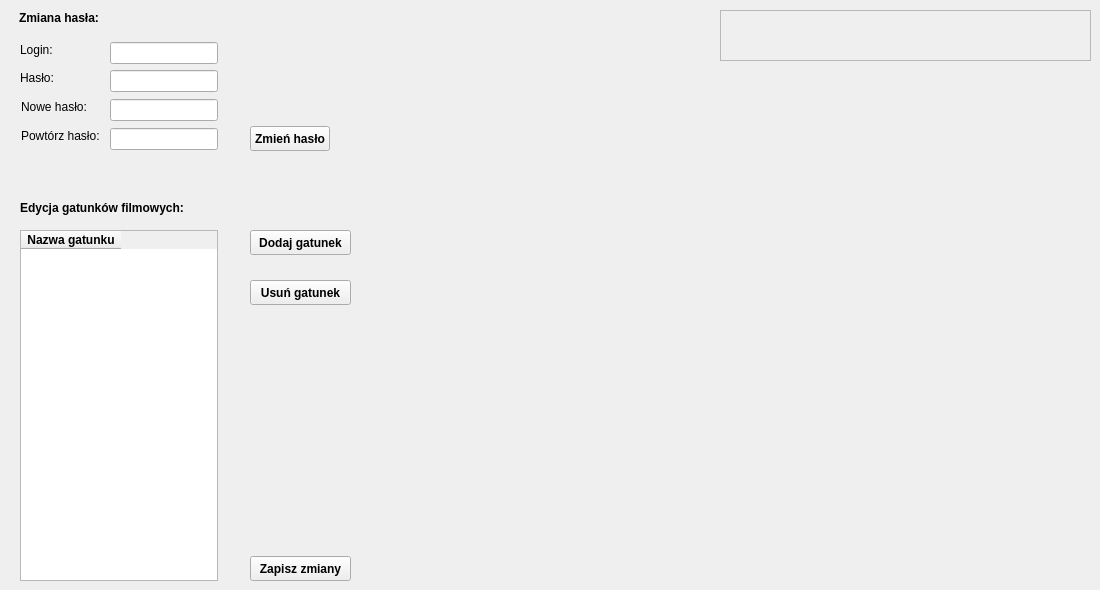
   <widget class="QWidget" name="tabUstawienia">
    <attribute name="title">
     <string>Ustawienia</string>
    </attribute>
    <widget class="QLabel" name="label_59">
     <property name="geometry">
      <rect>
       <x>20</x>
       <y>42</y>
       <width>41</width>
       <height>16</height>
      </rect>
     </property>
     <property name="text">
      <string>Login:</string>
     </property>
     <property name="buddy">
      <cstring>lineEditLogin</cstring>
     </property>
    </widget>
    <widget class="QLineEdit" name="lineEditZmianaHaslaLogin">
     <property name="geometry">
      <rect>
       <x>110</x>
       <y>42</y>
       <width>108</width>
       <height>22</height>
      </rect>
     </property>
     <property name="font">
      <font>
       <pointsize>9</pointsize>
      </font>
     </property>
    </widget>
    <widget class="QLineEdit" name="lineEditZmianaHaslaHaslo">
     <property name="geometry">
      <rect>
       <x>110</x>
       <y>70</y>
       <width>108</width>
       <height>22</height>
      </rect>
     </property>
     <property name="font">
      <font>
       <pointsize>9</pointsize>
      </font>
     </property>
     <property name="echoMode">
      <enum>QLineEdit::Password</enum>
     </property>
    </widget>
    <widget class="QLabel" name="label_60">
     <property name="geometry">
      <rect>
       <x>20</x>
       <y>70</y>
       <width>41</width>
       <height>16</height>
      </rect>
     </property>
     <property name="text">
      <string>Hasło:</string>
     </property>
     <property name="buddy">
      <cstring>lineEditHaslo</cstring>
     </property>
    </widget>
    <widget class="QLabel" name="label_61">
     <property name="geometry">
      <rect>
       <x>19</x>
       <y>10</y>
       <width>81</width>
       <height>16</height>
      </rect>
     </property>
     <property name="font">
      <font>
       <weight>75</weight>
       <bold>true</bold>
      </font>
     </property>
     <property name="text">
      <string>Zmiana hasła:</string>
     </property>
    </widget>
    <widget class="QLabel" name="label_62">
     <property name="geometry">
      <rect>
       <x>21</x>
       <y>128</y>
       <width>81</width>
       <height>16</height>
      </rect>
     </property>
     <property name="text">
      <string>Powtórz hasło:</string>
     </property>
     <property name="buddy">
      <cstring>lineEditHaslo</cstring>
     </property>
    </widget>
    <widget class="QLineEdit" name="lineEditZmianaHaslaPowtorz">
     <property name="geometry">
      <rect>
       <x>110</x>
       <y>128</y>
       <width>108</width>
       <height>22</height>
      </rect>
     </property>
     <property name="font">
      <font>
       <pointsize>9</pointsize>
      </font>
     </property>
     <property name="echoMode">
      <enum>QLineEdit::Password</enum>
     </property>
    </widget>
    <widget class="QLabel" name="label_63">
     <property name="geometry">
      <rect>
       <x>21</x>
       <y>99</y>
       <width>71</width>
       <height>16</height>
      </rect>
     </property>
     <property name="text">
      <string>Nowe hasło:</string>
     </property>
     <property name="buddy">
      <cstring>lineEditHaslo</cstring>
     </property>
    </widget>
    <widget class="QLineEdit" name="lineEditZmianaHaslaNowe">
     <property name="geometry">
      <rect>
       <x>110</x>
       <y>99</y>
       <width>108</width>
       <height>22</height>
      </rect>
     </property>
     <property name="font">
      <font>
       <pointsize>9</pointsize>
      </font>
     </property>
     <property name="echoMode">
      <enum>QLineEdit::Password</enum>
     </property>
    </widget>
    <widget class="QPushButton" name="pushButtonZmienHaslo">
     <property name="geometry">
      <rect>
       <x>250</x>
       <y>126</y>
       <width>80</width>
       <height>25</height>
      </rect>
     </property>
     <property name="font">
      <font>
       <weight>75</weight>
       <bold>true</bold>
      </font>
     </property>
     <property name="text">
      <string>Zmień hasło</string>
     </property>
    </widget>
    <widget class="QLabel" name="komunikatyUstawienia">
     <property name="geometry">
      <rect>
       <x>720</x>
       <y>10</y>
       <width>371</width>
       <height>51</height>
      </rect>
     </property>
     <property name="font">
      <font>
       <pointsize>9</pointsize>
       <weight>75</weight>
       <bold>true</bold>
      </font>
     </property>
     <property name="frameShape">
      <enum>QFrame::StyledPanel</enum>
     </property>
     <property name="wordWrap">
      <bool>true</bool>
     </property>
    </widget>
    <widget class="QLabel" name="label_66">
     <property name="geometry">
      <rect>
       <x>20</x>
       <y>200</y>
       <width>171</width>
       <height>16</height>
      </rect>
     </property>
     <property name="font">
      <font>
       <weight>75</weight>
       <bold>true</bold>
      </font>
     </property>
     <property name="text">
      <string>Edycja gatunków filmowych:</string>
     </property>
    </widget>
    <widget class="QTableWidget" name="tableWidgetGatunki">
     <property name="geometry">
      <rect>
       <x>20</x>
       <y>230</y>
       <width>198</width>
       <height>351</height>
      </rect>
     </property>
     <column>
      <property name="text">
       <string>Nazwa gatunku</string>
      </property>
      <property name="font">
       <font>
        <weight>75</weight>
        <bold>true</bold>
       </font>
      </property>
     </column>
    </widget>
    <widget class="QPushButton" name="pushButtonGatunekDodaj">
     <property name="geometry">
      <rect>
       <x>250</x>
       <y>230</y>
       <width>101</width>
       <height>25</height>
      </rect>
     </property>
     <property name="font">
      <font>
       <weight>75</weight>
       <bold>true</bold>
      </font>
     </property>
     <property name="text">
      <string>Dodaj gatunek</string>
     </property>
    </widget>
    <widget class="QPushButton" name="pushButtonGatunkiEdytuj">
     <property name="geometry">
      <rect>
       <x>250</x>
       <y>556</y>
       <width>101</width>
       <height>25</height>
      </rect>
     </property>
     <property name="font">
      <font>
       <weight>75</weight>
       <bold>true</bold>
      </font>
     </property>
     <property name="text">
      <string>Zapisz zmiany</string>
     </property>
    </widget>
    <widget class="QPushButton" name="pushButtonGatunekUsun">
     <property name="geometry">
      <rect>
       <x>250</x>
       <y>280</y>
       <width>101</width>
       <height>25</height>
      </rect>
     </property>
     <property name="font">
      <font>
       <weight>75</weight>
       <bold>true</bold>
      </font>
     </property>
     <property name="text">
      <string>Usuń gatunek</string>
     </property>
    </widget>
   </widget>
